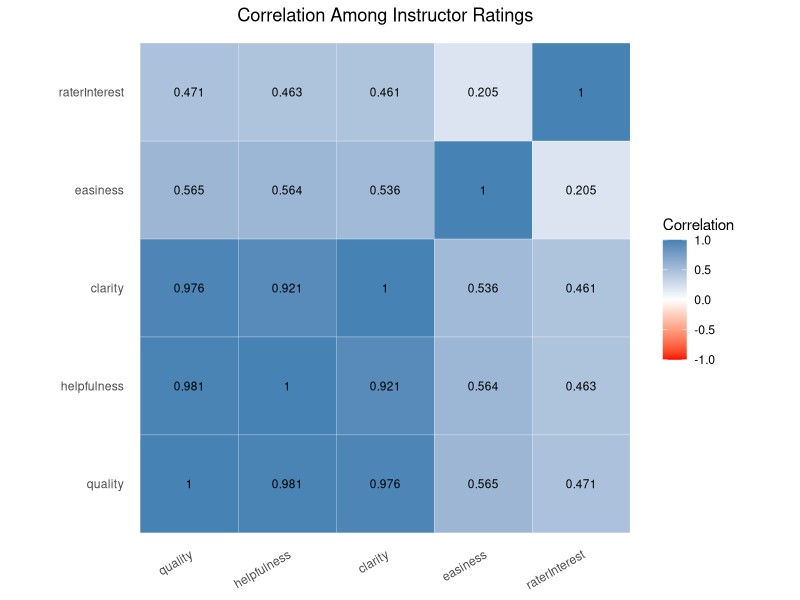
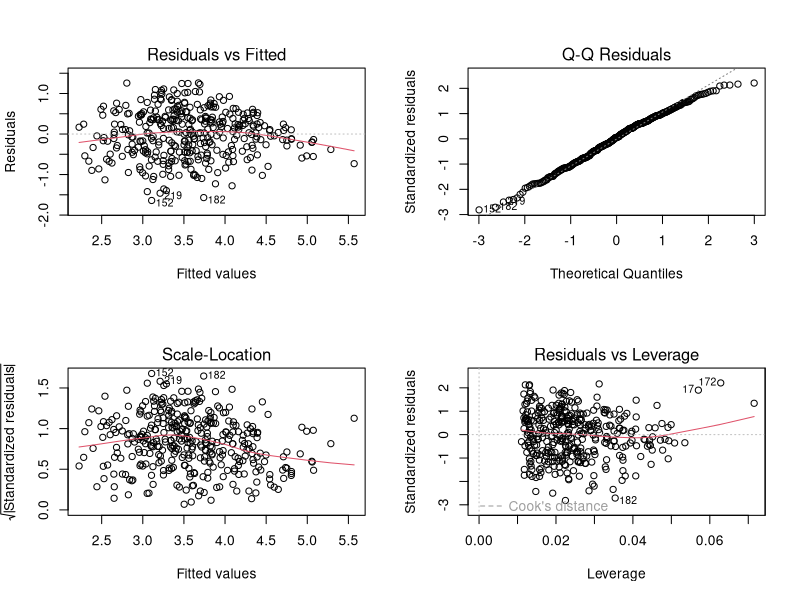
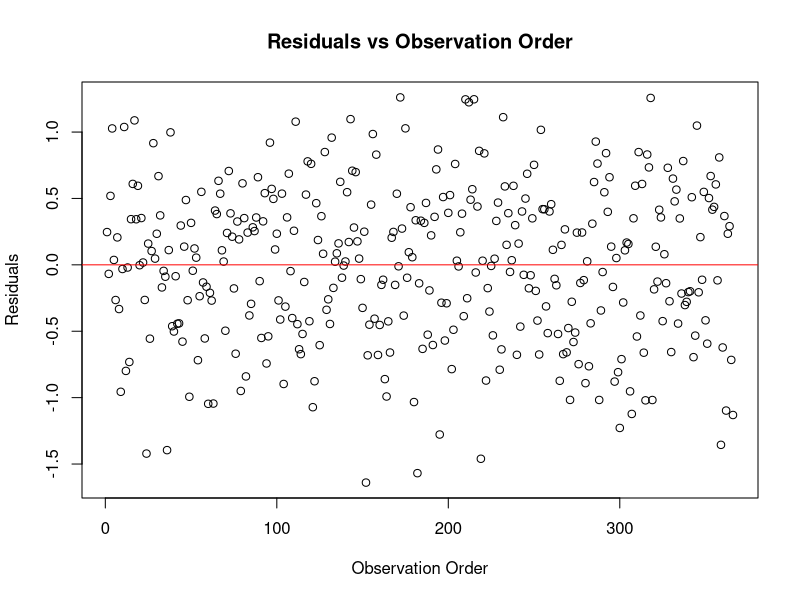
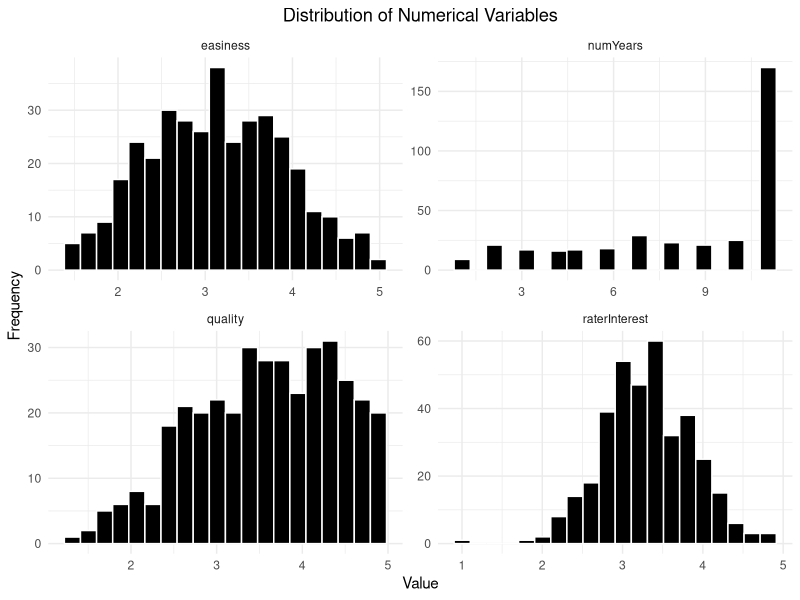
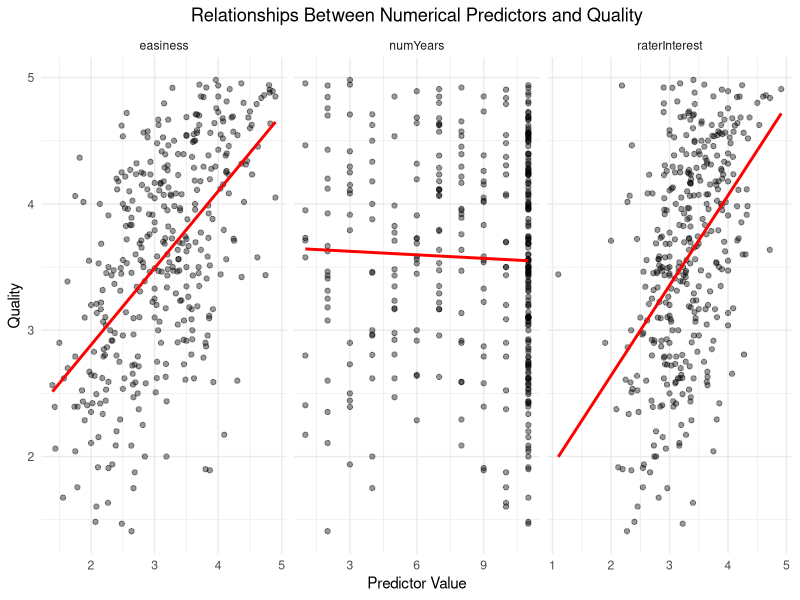

The R script that drew these images, in order:
## ---- chunk 1
#| message: true
#| warning: true
#| include: false
#install.packages("here")
#install.packages("reshape2")
#install.packages("car")
library(dplyr)
library(here)
library(tidyr)
library(ggplot2)
library(knitr)
library(reshape2)
library(car)

data <- read.csv(here("data", "processed", "cleaned.csv"), header = TRUE)

## ---- chunk 2
#| label: fig-correlation
#| echo: false
#| message: false
#| warning: false
ratings <- data[, c("quality", "helpfulness", "clarity", "easiness", "raterInterest")]

cor_matrix <- cor(ratings)
cor_long <- melt(cor_matrix)

# Plot correlation heatmap
ggplot(cor_long, aes(Var1, Var2, fill = value)) +
  geom_tile(color = "white") +
  geom_text(aes(label = round(value, 3)), size = 3) +
  scale_fill_gradient2(low = "red", mid = "white", high = "steelblue",
                       midpoint = 0, limits = c(-1, 1)) +
  labs(title = "Correlation Among Instructor Ratings",
       x = NULL, y = NULL, fill = "Correlation") +
  coord_fixed() +
  theme_minimal() +
  theme(
    plot.title = element_text(hjust = 0.5),
    axis.text.x = element_text(angle = 30, hjust = 1),
    panel.grid = element_blank()
  )
## ---- chunk 3
#| echo: false
#| message: false
#| warning: false
#| include: false
# Fit the original multiple linear regression model
model1 <- lm(quality ~ gender + numYears + discipline + easiness + raterInterest + pepper, data = data)

# Check model results
summary(model1)
# Check regression assumptions
par(mfrow = c(2, 2))
plot(model1)
par(mfrow = c(1, 1))

plot(residuals(model1),
     xlab = "Observation Order",
     ylab = "Residuals",
     main = "Residuals vs Observation Order")
abline(h = 0, col = "red")

# Check multicollinearity
vif(model1)

library(lmtest)

# Test heteroscedasticity
bptest(model1)

# Check influential observations
sort(cooks.distance(model1), decreasing = TRUE)[1:10]
cooks <- cooks.distance(model1)
which(cooks > 4/nobs(model1))

# Identify potentially influential observations
influential <- cooks > 4 / nobs(model1)

# Refit model without flagged observations
model_sensitivity <- lm(
  formula(model1),
  data = model.frame(model1)[!influential, ]
)

# Compare regression coefficients
round(cbind(
  Original = coef(model1),
  Sensitivity = coef(model_sensitivity)
), 3)
## ---- chunk 4
#| label: tbl-regression  # For citation in Quarto
#| echo: false  # Suppress code in output
#| warning: false 
#| message: false
#| fig-align: center
library(broom)
library(dplyr)
library(knitr)



# Summarize regression results
model_table <- tidy(model1, conf.int = TRUE) %>%
  mutate(
    across(c(estimate, std.error, conf.low, conf.high), ~round(.x, 3)),
    CI = sprintf("[%.3f, %.3f]", conf.low, conf.high),
    p.value = ifelse(p.value < 0.001, "<0.001", sprintf("%.3f", p.value))
  ) %>%
  select(term, estimate, std.error, CI, p.value)

# Display regression table
kable(model_table,
      col.names = c("Predictor", "Estimate", "SE", "95% CI", "p-value"),
      caption = "Multiple Linear Regression Results for Instructor Quality",
      align = "lcccc")

## ---- chunk 5
#| echo: false
#| message: false
#| warning: false
library(dplyr)
library(knitr)

# Select the five rating variables
ratings <- c("quality", "helpfulness", "clarity", "easiness", "raterInterest")

# Summary statistics by discipline
discipline_summary <- data %>%
  group_by(discipline) %>%
  summarise(
    N = n(),
    across(all_of(ratings), ~sprintf("%.2f (%.2f)", mean(.x, na.rm = TRUE), sd(.x, na.rm = TRUE)))
  )

# Display the table
kable(discipline_summary,
      col.names = c("Discipline", "N", "Quality", "Helpfulness", "Clarity", "Easiness", "Rater Interest"),
      caption = "Instructor Ratings by Discipline (Mean and SD)",
      align = "lcccccc")
## ---- chunk 6
#histogram
variables <- c("quality", "numYears", "easiness", "raterInterest")
dist_data <- data %>%
  pivot_longer(all_of(variables), names_to = "Variable", values_to = "Value")

# let review distributions
ggplot(dist_data, aes(x = Value)) +
  geom_histogram(bins = 20, fill = "black", color = "white") +
  facet_wrap(~Variable, scales = "free") +
  labs(title = "Distribution of Numerical Variables", x = "Value", y = "Frequency") +
  theme_minimal() +
  theme(plot.title = element_text(hjust = 0.5))
## ---- chunk 7

scatter_data <- data[, c("quality", "numYears", "easiness", "raterInterest")]


scatter_long <- pivot_longer(scatter_data, -quality,
                             names_to = "Variable", values_to = "Value")

# Plot relationships with quality
ggplot(scatter_long, aes(x = Value, y = quality)) +
  geom_point(alpha = 0.4) +
  geom_smooth(method = "lm", se = FALSE, color = "red") +
  facet_wrap(~Variable, scales = "free_x") +
  labs(title = "Relationships Between Numerical Predictors and Quality",
       x = "Predictor Value", y = "Quality") +
  theme_minimal() +
  theme(plot.title = element_text(hjust = 0.5))
